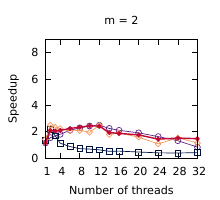

This figure's gnuplot source:
set title "m = 2"
set terminal pdf size 2.2,2.0
set output "./results/LUD_n___256,_m___2.pdf"
set key off
set xrange [1:32]
set xtics (1, 4, 8, 12, 16, 20, 24, 28, 32)
set xlabel "Number of threads"
set yrange [0:9]
set ytics (0, 2, 4, 6, 8)
set ylabel "Speedup"
plot './results/LUD_n___256,_m___2.dat' using 1:2 title "Work stealing" pointsize 0.7 lw 1 pt 6 linecolor rgb "#5B2182" with linespoints, \
  './results/LUD_n___256,_m___2.dat' using 1:3 title "OpenMP (loops)" pointsize 0.7 lw 1 pt 4 linecolor rgb "#001240" with linespoints, \
  './results/LUD_n___256,_m___2.dat' using 1:4 title "OpenMP (tasks)" pointsize 0.7 lw 1 pt 12 linecolor rgb "#F3965E" with linespoints, \
  './results/LUD_n___256,_m___2.dat' using 1:5 title "Work assisting (our)" pointsize 0.4 lw 2 pt 7 linecolor rgb "#C00A35" with linespoints
